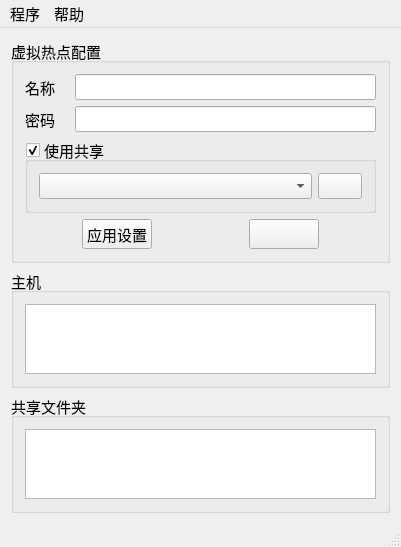
<?xml version="1.0" encoding="UTF-8"?>
<ui version="4.0">
 <class>MainWindowClass</class>
 <widget class="QMainWindow" name="MainWindowClass">
  <property name="windowModality">
   <enum>Qt::WindowModal</enum>
  </property>
  <property name="geometry">
   <rect>
    <x>0</x>
    <y>0</y>
    <width>401</width>
    <height>544</height>
   </rect>
  </property>
  <property name="sizePolicy">
   <sizepolicy hsizetype="Maximum" vsizetype="Preferred">
    <horstretch>0</horstretch>
    <verstretch>0</verstretch>
   </sizepolicy>
  </property>
  <property name="maximumSize">
   <size>
    <width>500</width>
    <height>16777215</height>
   </size>
  </property>
  <property name="font">
   <font>
    <family>Courier New</family>
    <pointsize>11</pointsize>
   </font>
  </property>
  <property name="windowTitle">
   <string>QSoftAP</string>
  </property>
  <widget class="QWidget" name="centralWidget">
   <property name="sizePolicy">
    <sizepolicy hsizetype="Preferred" vsizetype="Preferred">
     <horstretch>0</horstretch>
     <verstretch>0</verstretch>
    </sizepolicy>
   </property>
   <layout class="QVBoxLayout" name="verticalLayout_3">
    <item>
     <widget class="QGroupBox" name="grpConfigs">
      <property name="enabled">
       <bool>true</bool>
      </property>
      <property name="sizePolicy">
       <sizepolicy hsizetype="Minimum" vsizetype="Minimum">
        <horstretch>0</horstretch>
        <verstretch>0</verstretch>
       </sizepolicy>
      </property>
      <property name="minimumSize">
       <size>
        <width>0</width>
        <height>0</height>
       </size>
      </property>
      <property name="maximumSize">
       <size>
        <width>16777215</width>
        <height>16777215</height>
       </size>
      </property>
      <property name="title">
       <string>虚拟热点配置</string>
      </property>
      <layout class="QVBoxLayout" name="verticalLayout_2">
       <item>
        <layout class="QFormLayout" name="formLayout">
         <property name="labelAlignment">
          <set>Qt::AlignRight|Qt::AlignTrailing|Qt::AlignVCenter</set>
         </property>
         <property name="formAlignment">
          <set>Qt::AlignLeading|Qt::AlignLeft|Qt::AlignVCenter</set>
         </property>
         <property name="horizontalSpacing">
          <number>20</number>
         </property>
         <property name="verticalSpacing">
          <number>6</number>
         </property>
         <item row="0" column="0">
          <widget class="QLabel" name="label">
           <property name="text">
            <string>名称</string>
           </property>
          </widget>
         </item>
         <item row="0" column="1">
          <widget class="QLineEdit" name="txtSSID">
           <property name="clearButtonEnabled">
            <bool>true</bool>
           </property>
          </widget>
         </item>
         <item row="1" column="0">
          <widget class="QLabel" name="label_2">
           <property name="text">
            <string>密码</string>
           </property>
          </widget>
         </item>
         <item row="1" column="1">
          <widget class="QLineEdit" name="txtKey">
           <property name="inputMask">
            <string/>
           </property>
           <property name="clearButtonEnabled">
            <bool>true</bool>
           </property>
          </widget>
         </item>
        </layout>
       </item>
       <item>
        <layout class="QVBoxLayout" name="verticalLayout">
         <item>
          <widget class="QGroupBox" name="grpEnableIcs">
           <property name="title">
            <string>使用共享</string>
           </property>
           <property name="checkable">
            <bool>true</bool>
           </property>
           <layout class="QHBoxLayout" name="horizontalLayout_4">
            <item>
             <widget class="QComboBox" name="cmbConnections">
              <property name="enabled">
               <bool>true</bool>
              </property>
              <property name="editable">
               <bool>false</bool>
              </property>
              <property name="sizeAdjustPolicy">
               <enum>QComboBox::AdjustToContents</enum>
              </property>
             </widget>
            </item>
            <item>
             <widget class="QPushButton" name="btnReloadConnections">
              <property name="sizePolicy">
               <sizepolicy hsizetype="Maximum" vsizetype="Fixed">
                <horstretch>0</horstretch>
                <verstretch>0</verstretch>
               </sizepolicy>
              </property>
              <property name="maximumSize">
               <size>
                <width>16777215</width>
                <height>16777215</height>
               </size>
              </property>
              <property name="text">
               <string/>
              </property>
              <property name="icon">
               <iconset>
                <normalon>:/app_resources/images/refresh.ico</normalon>
               </iconset>
              </property>
              <property name="flat">
               <bool>false</bool>
              </property>
             </widget>
            </item>
           </layout>
          </widget>
         </item>
        </layout>
       </item>
       <item>
        <layout class="QHBoxLayout" name="horizontalLayout">
         <property name="spacing">
          <number>40</number>
         </property>
         <property name="sizeConstraint">
          <enum>QLayout::SetDefaultConstraint</enum>
         </property>
         <item>
          <widget class="QPushButton" name="btnApplySettings">
           <property name="sizePolicy">
            <sizepolicy hsizetype="Fixed" vsizetype="Fixed">
             <horstretch>0</horstretch>
             <verstretch>0</verstretch>
            </sizepolicy>
           </property>
           <property name="maximumSize">
            <size>
             <width>70</width>
             <height>30</height>
            </size>
           </property>
           <property name="text">
            <string>应用设置</string>
           </property>
           <property name="checkable">
            <bool>false</bool>
           </property>
          </widget>
         </item>
         <item>
          <widget class="QPushButton" name="btnSwitch">
           <property name="sizePolicy">
            <sizepolicy hsizetype="Preferred" vsizetype="Preferred">
             <horstretch>0</horstretch>
             <verstretch>0</verstretch>
            </sizepolicy>
           </property>
           <property name="minimumSize">
            <size>
             <width>70</width>
             <height>0</height>
            </size>
           </property>
           <property name="maximumSize">
            <size>
             <width>70</width>
             <height>30</height>
            </size>
           </property>
           <property name="autoFillBackground">
            <bool>false</bool>
           </property>
           <property name="text">
            <string/>
           </property>
           <property name="icon">
            <iconset>
             <selectedoff>:/app_resources/images/switch_off.bmp</selectedoff>
             <selectedon>:/app_resources/images/switch_on.bmp</selectedon>
            </iconset>
           </property>
           <property name="iconSize">
            <size>
             <width>70</width>
             <height>30</height>
            </size>
           </property>
           <property name="checkable">
            <bool>true</bool>
           </property>
           <property name="checked">
            <bool>false</bool>
           </property>
           <property name="default">
            <bool>false</bool>
           </property>
           <property name="flat">
            <bool>false</bool>
           </property>
          </widget>
         </item>
        </layout>
       </item>
      </layout>
     </widget>
    </item>
    <item>
     <widget class="QGroupBox" name="grpHosts">
      <property name="minimumSize">
       <size>
        <width>200</width>
        <height>0</height>
       </size>
      </property>
      <property name="title">
       <string>主机</string>
      </property>
      <layout class="QHBoxLayout" name="horizontalLayout_2">
       <property name="spacing">
        <number>6</number>
       </property>
       <item>
        <widget class="QTableView" name="tblvwHosts">
         <property name="font">
          <font>
           <family>Courier New</family>
           <pointsize>11</pointsize>
          </font>
         </property>
         <property name="contextMenuPolicy">
          <enum>Qt::CustomContextMenu</enum>
         </property>
         <property name="wordWrap">
          <bool>false</bool>
         </property>
         <property name="cornerButtonEnabled">
          <bool>true</bool>
         </property>
         <attribute name="horizontalHeaderVisible">
          <bool>false</bool>
         </attribute>
         <attribute name="horizontalHeaderStretchLastSection">
          <bool>true</bool>
         </attribute>
         <attribute name="verticalHeaderVisible">
          <bool>true</bool>
         </attribute>
        </widget>
       </item>
      </layout>
     </widget>
    </item>
    <item>
     <widget class="QGroupBox" name="grpShares">
      <property name="title">
       <string>共享文件夹</string>
      </property>
      <layout class="QHBoxLayout" name="horizontalLayout_3">
       <item>
        <widget class="QTableView" name="tblvwShares">
         <property name="font">
          <font>
           <family>Courier New</family>
           <pointsize>11</pointsize>
          </font>
         </property>
         <property name="contextMenuPolicy">
          <enum>Qt::CustomContextMenu</enum>
         </property>
         <property name="toolTip">
          <string>&lt;html&gt;&lt;head/&gt;&lt;body&gt;&lt;p&gt;&lt;span style=&quot; font-size:11pt;&quot;&gt;右击管理&lt;/span&gt;&lt;/p&gt;&lt;/body&gt;&lt;/html&gt;</string>
         </property>
         <property name="selectionMode">
          <enum>QAbstractItemView::SingleSelection</enum>
         </property>
         <property name="selectionBehavior">
          <enum>QAbstractItemView::SelectRows</enum>
         </property>
         <attribute name="horizontalHeaderVisible">
          <bool>false</bool>
         </attribute>
         <attribute name="horizontalHeaderStretchLastSection">
          <bool>true</bool>
         </attribute>
        </widget>
       </item>
      </layout>
     </widget>
    </item>
   </layout>
  </widget>
  <widget class="QStatusBar" name="statusBar">
   <property name="font">
    <font>
     <pointsize>11</pointsize>
    </font>
   </property>
  </widget>
  <widget class="QMenuBar" name="menuBar">
   <property name="geometry">
    <rect>
     <x>0</x>
     <y>0</y>
     <width>401</width>
     <height>23</height>
    </rect>
   </property>
   <property name="sizePolicy">
    <sizepolicy hsizetype="MinimumExpanding" vsizetype="Preferred">
     <horstretch>0</horstretch>
     <verstretch>0</verstretch>
    </sizepolicy>
   </property>
   <property name="font">
    <font>
     <family>Courier New</family>
     <pointsize>11</pointsize>
    </font>
   </property>
   <widget class="QMenu" name="menu">
    <property name="font">
     <font>
      <family>Courier New</family>
      <pointsize>11</pointsize>
     </font>
    </property>
    <property name="title">
     <string>帮助</string>
    </property>
    <addaction name="actionAbout"/>
   </widget>
   <widget class="QMenu" name="menu_2">
    <property name="font">
     <font>
      <family>Courier New</family>
      <pointsize>11</pointsize>
     </font>
    </property>
    <property name="title">
     <string>程序</string>
    </property>
    <addaction name="actionSettings"/>
    <addaction name="actionExit"/>
   </widget>
   <addaction name="menu_2"/>
   <addaction name="menu"/>
  </widget>
  <action name="actionSettings">
   <property name="text">
    <string>设置</string>
   </property>
   <property name="font">
    <font>
     <family>Courier New</family>
     <pointsize>12</pointsize>
     <weight>50</weight>
     <bold>false</bold>
    </font>
   </property>
  </action>
  <action name="actionAbout">
   <property name="text">
    <string>关于</string>
   </property>
   <property name="toolTip">
    <string>关于</string>
   </property>
   <property name="font">
    <font>
     <family>Courier New</family>
     <pointsize>11</pointsize>
    </font>
   </property>
  </action>
  <action name="actionExit">
   <property name="text">
    <string>退出</string>
   </property>
   <property name="font">
    <font>
     <family>Courier New</family>
     <pointsize>11</pointsize>
     <weight>50</weight>
     <bold>false</bold>
    </font>
   </property>
  </action>
  <action name="actionToggle">
   <property name="text">
    <string/>
   </property>
  </action>
 </widget>
 <layoutdefault spacing="6" margin="11"/>
 <resources>
  <include location="../Resources/mainwindow.qrc"/>
  <include location="../Resources/resources.qrc"/>
 </resources>
 <connections>
  <connection>
   <sender>grpEnableIcs</sender>
   <signal>toggled(bool)</signal>
   <receiver>cmbConnections</receiver>
   <slot>setEnabled(bool)</slot>
   <hints>
    <hint type="sourcelabel">
     <x>43</x>
     <y>157</y>
    </hint>
    <hint type="destinationlabel">
     <x>106</x>
     <y>169</y>
    </hint>
   </hints>
  </connection>
 </connections>
</ui>
